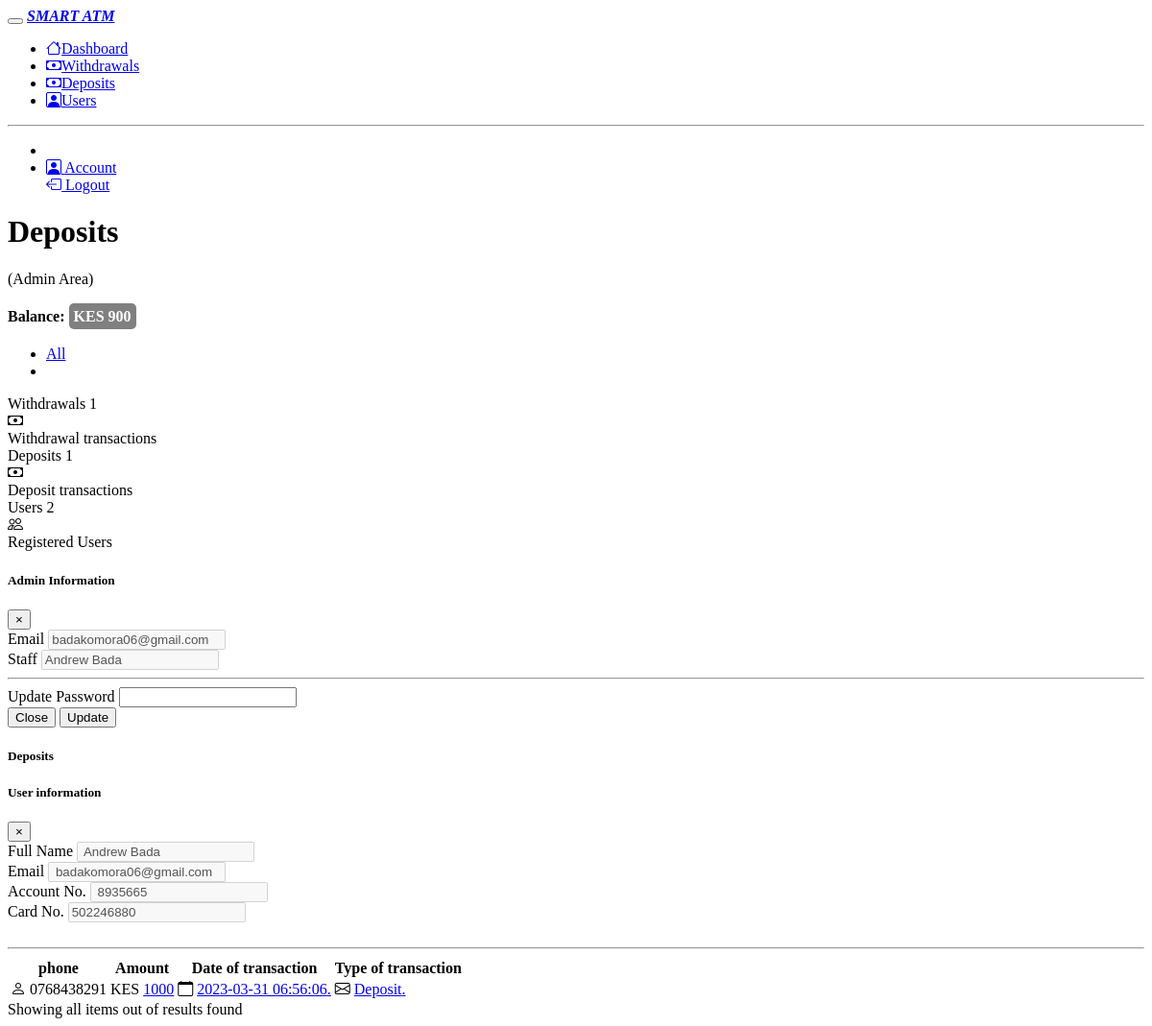
Page /admin/?p=Deposits (signed in) on the committed database.
### tables this page shows
CREATE TABLE `bal` (
  `id` int(11) NOT NULL,
  `user_id` int(11) NOT NULL,
  `amount` int(11) NOT NULL
);

CREATE TABLE `deposits` (
  `id` int(11) NOT NULL,
  `user_id` int(11) NOT NULL,
  `amount` int(11) NOT NULL,
  `deposit_time` timestamp NOT NULL DEFAULT current_timestamp() ON UPDATE current_timestamp(),
  `transaction` varchar(50) NOT NULL DEFAULT 'Deposit'
);

CREATE TABLE `users` (
  `id` int(11) NOT NULL,
  `fullname` varchar(255) NOT NULL,
  `email` varchar(255) NOT NULL,
  `phone` varchar(50) NOT NULL,
  `accountno` int(9) NOT NULL,
  `cardno` int(16) NOT NULL,
  `status` int(11) NOT NULL DEFAULT 1,
  `password` varchar(255) NOT NULL
);

### admin/index.php (the view, shortened to what the rows shown need)
<!DOCTYPE html>
<html lang="en">
<head>
    <link rel="stylesheet" href="../account/index.css">
</head>
<body>
    <div class="d-flex flex-column flex-lg-row h-lg-full bg-surface-secondary">
        <div class="h-screen flex-grow-1 overflow-y-lg-auto">
            <header class="bg-surface-primary border-bottom pt-6">
                <div class="container-fluid">
                    <div class="mb-npx">
                        <div class="row align-items-center">
                            <div class="col-sm-6 col-12 mb-4 mb-sm-0 d-flex">
                                <?php if (isset($_GET['p'])) {
                                    if ($_GET['p'] == 'withdrawals') { ?>
                                        <h1 class="h2 mb-0 ls-tight m-2">withdrawals</h1>
                                    <?php } elseif ($_GET['p'] == 'Deposits') { ?>
                                        <h1 class="h2 mb-0 ls-tight m-2">Deposits</h1>
                                    <?php  } elseif ($_GET['p'] == 'Dashboard') { ?>
                                        <h1 class="h2 mb-0 ls-tight m-2">Dashboard</h1>
                                    <?php  } elseif ($_GET['p'] == 'Users') { ?>
                                        <h1 class="h2 mb-0 ls-tight m-2">Users</h1>
                                    <?php }
                                } else { ?>
                                    <h1 class="h2 mb-0 ls-tigh m-2t">Dashboard</h1>
                                <?php } ?>
                            </div>
                            <div class="col-sm-6 col-12 text-sm-end">
                                <div class="mx-n1">
                                <h4>Balance: <span style="background-color:grey;color:white;border-radius:5px;padding:5px;"> KES <?php
                                                                                                                                    include '../config.php';
                                                                                                                                    $query = mysqli_query($con, "SELECT * FROM bal");
                                                                                                                                    $row = mysqli_fetch_assoc($query);
                                                                                                                                    $balance = $row['amount'];
                                                                                                                                    echo $balance;
                                                                                                                                    ?></span></h4>
                                </div>
                            </div>
                        </div>
                    </div>
                </div>
            </header>
            <main class="py-6 bg-surface-secondary">
                <div class="container-fluid">
                    <div class="card shadow border-0 mb-7">
                        <div class="table-responsive">
                            <table class="table table-hover table-nowrap">
                                <thead class="thead-light">
                                    <?php if(isset($_GET['p']) and $_GET['p'] == 'Users') {?>
                                    <tr>
                                        <th scope="col">Full Name</th>
                                        <th scope="col">Email</th>
                                        <th scope="col">Phone No.</th>
                                        <th scope="col">Account No.</th>
                                        <th scope="col">Card No.</th>
                                        <th scope="col">Action</th>
                                    </tr>
                                    <?php }else{?>
                                    <tr>
                                        <th scope="col">phone</th>
                                        <th scope="col">Amount</th>
                                        <th scope="col">Date of transaction</th>
                                        <th scope="col">Type of transaction</th>
                                    </tr>
                                    <?php }?>
                                </thead>
                                <tbody>
                                    <?php if (isset($_GET['p']) and $_GET['p'] == 'Dashboard') {
                                        include '../config.php';
                                        $bookings = mysqli_query($con, "SELECT users.id, users.fullname, users.email, users.accountno, users.cardno, users.phone, withdrawals.user_id, withdrawals.amount, withdrawals.withdrawal_time as time, withdrawals.transaction
                                            FROM users
                                            INNER JOIN withdrawals ON withdrawals.user_id = users.id
                                            UNION ALL
                                            SELECT users.id, users.fullname, users.email, users.accountno, users.cardno, users.phone, deposits.user_id, deposits.amount, deposits.deposit_time as time, deposits.transaction
                                            FROM deposits
                                            INNER JOIN users ON deposits.user_id = users.id
                                            ");
                                        while ($bookingsrows = mysqli_fetch_array($bookings)) {
                                    ?>
                                            <tr>
                                                <td>
                                                    <i class="bi bi-person"></i>
                                                    <a class="text-heading font-semibold" type="button" data-toggle="modal" data-target="#user">
                                                        <?php echo $bookingsrows['phone']; ?>
                                                    </a>
                                                </td>
                                                <td>
                                                    KES
                                                    <a class="text-heading font-semibold" href="#">
                                                        <?php echo $bookingsrows['amount']; ?>
                                                    </a>
                                                </td>
                                                <td>
                                                    <i class="bi bi-calendar"></i>
                                                    <a class="text-heading font-semibold" href="#">
                                                        <?php echo $bookingsrows['time']; ?>.
                                                    </a>
                                                </td>
                                                <td>
                                                    <i class="bi bi-envelope"></i>
                                                    <a class="text-heading font-semibold" href="#">
                                                        <?php echo $bookingsrows['transaction']; ?>.
                                                    </a>
                                                </td>
                                            </tr>
<div class="modal fade" id="user" tabindex="-1" role="dialog" aria-labelledby="exampleModalLabel" aria-hidden="true">
                    <div class="modal-dialog" role="document">
                        <div class="modal-content">
                        <div class="modal-header">
                            <h5 class="modal-title" id="exampleModalLabel">User information</h5>
                            <button type="button" class="close" data-dismiss="modal" aria-label="Close">
                            <span aria-hidden="true">&times;</span>
                            </button>
                        </div>
                        <form action="" method="post">
                        <div class="modal-body">
                        <div class="form-group">
                                <label for="" class="">Full Name</label>
                                <input type="text" disabled value=" <?php echo $bookingsrows['fullname']; ?>" class="form-control" maxlength="100"/>
                            </div>
                            <div class="form-group">
                                <label for="" class="">Email</label>
                                <input type="text" disabled value=" <?php echo $bookingsrows['email']; ?>" class="form-control" maxlength="100"/>
                            </div>
                            <div class="form-group">
                                <label for="" class="">Account No.</label>
                                <input type="text" disabled value=" <?php echo $bookingsrows['accountno']; ?>" class="form-control" maxlength="100"/>
                            </div>
                            <div class="form-group">
                                <label for="" class="">Card No.</label>
                                <input type="text" disabled value="<?php echo $bookingsrows['cardno']; ?>" class="form-control" maxlength="100"/>
                            </div>
                            <br>
                            <hr>
                        </div>
                            <div class="modal-footer">
                           </div>
                        </form>
                        </div>
                    </div>
                    </div>
                                        <?php }
                                    } elseif (isset($_GET['p']) and $_GET['p'] == 'Deposits') {
                                        include '../config.php';
                                        $bookings = mysqli_query($con, "SELECT users.id, users.fullname, users.email, users.accountno, users.cardno, users.phone, deposits.id AS did, deposits.user_id, deposits.deposit_time as time, deposits.transaction, deposits.amount
                                            FROM deposits
                                            INNER JOIN users ON deposits.user_id = users.id
                                            ORDER BY did DESC");
                                        while ($bookingsrows = mysqli_fetch_array($bookings)) {
                                        ?>
                                            <tr>
                                                <td>
                                                    <i class="bi bi-person"></i>
                                                    <a class="text-heading font-semibold" type="button" data-toggle="modal" data-target="#user">
                                                        <?php echo $bookingsrows['phone']; ?>
                                                    </a>
                                                </td>
                                                <td>
                                                    KES
                                                    <a class="text-heading font-semibold" href="#">
                                                        <?php echo $bookingsrows['amount']; ?>
                                                    </a>
                                                </td>
                                                <td>
                                                    <i class="bi bi-calendar"></i>
                                                    <a class="text-heading font-semibold" href="#">
                                                        <?php echo $bookingsrows['time']; ?>.
                                                    </a>
                                                </td>
                                                <td>
                                                    <i class="bi bi-envelope"></i>
                                                    <a class="text-heading font-semibold" href="#">
                                                        <?php echo $bookingsrows['transaction']; ?>.
                                                    </a>
                                                </td>
                                            </tr>
                    <div class="modal fade" id="user" tabindex="-1" role="dialog" aria-labelledby="exampleModalLabel" aria-hidden="true">
                    <div class="modal-dialog" role="document">
                        <div class="modal-content">
                        <div class="modal-header">
                            <h5 class="modal-title" id="exampleModalLabel">User information</h5>
                            <button type="button" class="close" data-dismiss="modal" aria-label="Close">
                            <span aria-hidden="true">&times;</span>
                            </button>
                        </div>
                        <form action="" method="post">
                        <div class="modal-body">
                        <div class="form-group">
                                <label for="" class="">Full Name</label>
                                <input type="text" disabled value=" <?php echo $bookingsrows['fullname']; ?>" class="form-control" maxlength="100"/>
                            </div>
                            <div class="form-group">
                                <label for="" class="">Email</label>
                                <input type="text" disabled value=" <?php echo $bookingsrows['email']; ?>" class="form-control" maxlength="100"/>
                            </div>
                            <div class="form-group">
                                <label for="" class="">Account No.</label>
                                <input type="text" disabled value=" <?php echo $bookingsrows['accountno']; ?>" class="form-control" maxlength="100"/>
                            </div>
                            <div class="form-group">
                                <label for="" class="">Card No.</label>
                                <input type="text" disabled value="<?php echo $bookingsrows['cardno']; ?>" class="form-control" maxlength="100"/>
                            </div>
                            <br>
                            <hr>
                        </div>
                        </form>
                        </div>
                    </div>
                    </div>
                                            <?php  }
                                    } ?>
                                </tbody>
                            </table>
                        </div>
                    </div>
                </div>
            </main>
        </div>
    </div>
</body>
</html>

### rows in the picture
bal: amount "900"
deposits: user.phone "0768438291", amount "1000", deposit_time "2023-03-31 06:56:06", transaction "Deposit", user.fullname "Andrew Bada", user.email "badakomora06@gmail.com", user.accountno "8935665", user.cardno "502246880"

### other values in the picture
$bookingsrows['count'] "1"
$bookingsrows['count'] "2"
